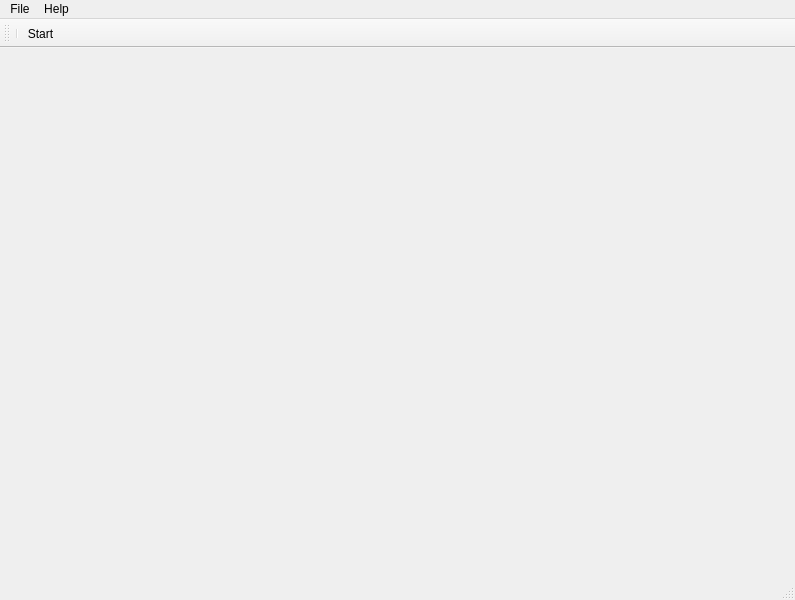
<?xml version="1.0" encoding="UTF-8"?>
<ui version="4.0">
 <class>MainWindow</class>
 <widget class="QMainWindow" name="MainWindow">
  <property name="geometry">
   <rect>
    <x>0</x>
    <y>0</y>
    <width>795</width>
    <height>600</height>
   </rect>
  </property>
  <property name="windowTitle">
   <string>MainWindow</string>
  </property>
  <widget class="QWidget" name="centralwidget">
   <property name="autoFillBackground">
    <bool>false</bool>
   </property>
  </widget>
  <widget class="QMenuBar" name="menubar">
   <property name="geometry">
    <rect>
     <x>0</x>
     <y>0</y>
     <width>795</width>
     <height>21</height>
    </rect>
   </property>
   <widget class="QMenu" name="menuFile">
    <property name="title">
     <string>File</string>
    </property>
    <addaction name="actionExit"/>
   </widget>
   <widget class="QMenu" name="menuHelp">
    <property name="title">
     <string>Help</string>
    </property>
    <addaction name="actionHelp"/>
    <addaction name="actionAbout"/>
   </widget>
   <addaction name="menuFile"/>
   <addaction name="menuHelp"/>
  </widget>
  <widget class="QStatusBar" name="statusbar"/>
  <widget class="QToolBar" name="toolBar">
   <property name="windowTitle">
    <string>toolBar</string>
   </property>
   <attribute name="toolBarArea">
    <enum>TopToolBarArea</enum>
   </attribute>
   <attribute name="toolBarBreak">
    <bool>true</bool>
   </attribute>
   <addaction name="separator"/>
   <addaction name="actionStart"/>
  </widget>
  <action name="actionExit">
   <property name="text">
    <string>Exit</string>
   </property>
  </action>
  <action name="actionStart">
   <property name="icon">
    <iconset resource="../resources.qrc">
     <normaloff>:/icons/play</normaloff>:/icons/play</iconset>
   </property>
   <property name="text">
    <string>Start</string>
   </property>
  </action>
  <action name="actionHelp">
   <property name="text">
    <string>Help</string>
   </property>
  </action>
  <action name="actionAbout">
   <property name="text">
    <string>About</string>
   </property>
  </action>
 </widget>
 <resources>
  <include location="../resources.qrc"/>
 </resources>
 <connections/>
</ui>
